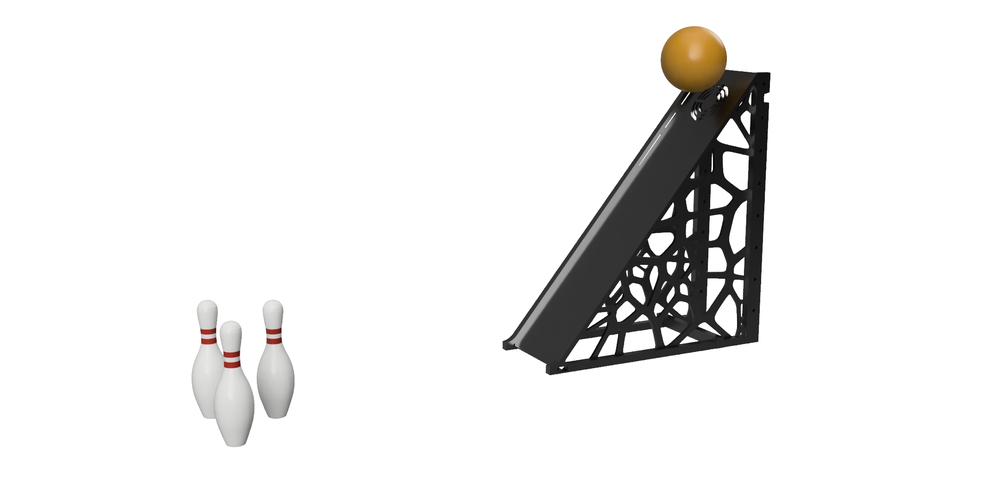
#> input picture Ensamblado_2026-Feb-27_07-56-40PM-000_CustomizedView25278896554.png, 1000 x 501 px, shrunk from 2160 x 1082 before the run
$ python -i ball_detector.py   (imports and definitions only)
#> lines starting #> are read from the running program, lines starting #| are printed output that depends on the picture; after the words box and inside, x2 and y2 are one past the last pixel; in counts of white or black regions, pixels touching at a corner belong together
#> further down, picture is the input picture: shape (501, 1000, 3); mean B, G, R 236.1, 236.7, 237.1
import cv2
import numpy as np

MIN_RADIUS = 10


def detect_ball(frame):
    """Return {'center', 'radius', 'bbox'} for the biggest circular blob, or None."""
    gray = cv2.cvtColor(frame, cv2.COLOR_BGR2GRAY)
    blur = cv2.GaussianBlur(gray, (11, 11), 0)
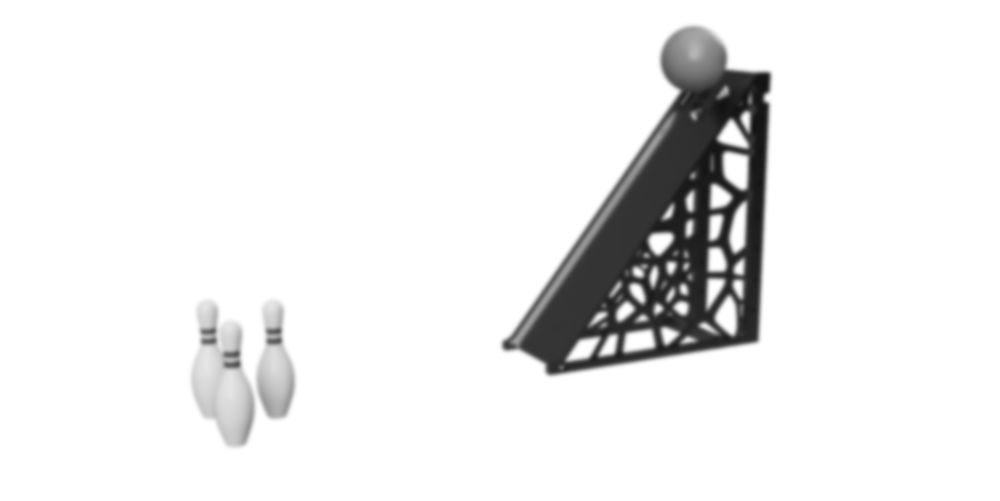
#> blur: shape (501, 1000); min 17, max 255, mean 236.7
    _, bw = cv2.threshold(blur, 127, 255, cv2.THRESH_BINARY_INV)
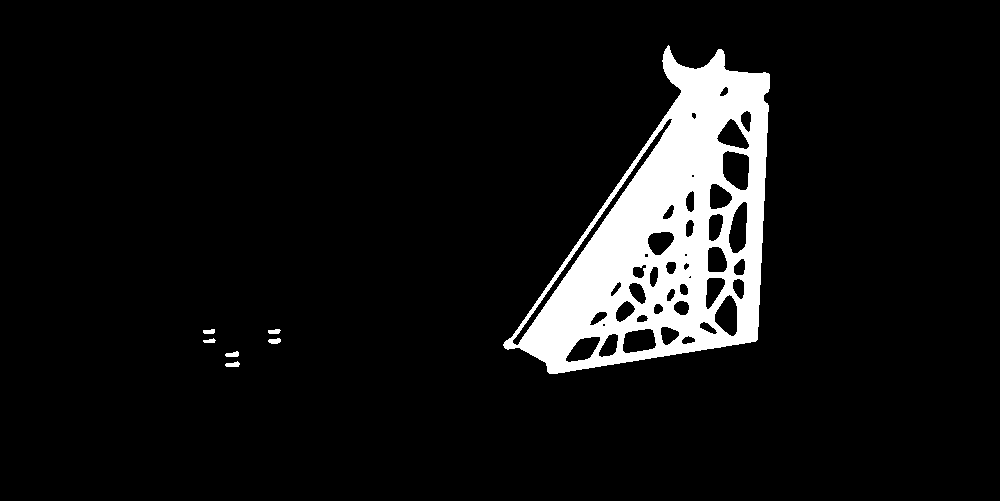
#> bw: shape (501, 1000); 7.8% white; 7 white regions

    cnts, _ = cv2.findContours(bw, cv2.RETR_EXTERNAL, cv2.CHAIN_APPROX_SIMPLE)
#> cnts = 7 contours; box (x1, y1, x2, y2) and area: (503, 45, 770, 374) 48288, (225, 361, 240, 367) 46, (225, 351, 239, 357) 45, (268, 338, 281, 344) 44, (268, 329, 281, 334) 38, (203, 329, 215, 334) 36, (203, 338, 216, 343) 29
    if not cnts:
        return None

    c = max(cnts, key=cv2.contourArea)
#> c = contour of 383 points, box (x1, y1, x2, y2) (503, 45, 770, 374), area 48288
    area = cv2.contourArea(c)
#> area = 48287.5
    perim = cv2.arcLength(c, True)
#> perim = 1096
    if perim == 0 or area < np.pi * MIN_RADIUS ** 2:
        return None
    if 4 * np.pi * area / perim ** 2 < 0.4:          # circularity check
        return None

    (cx, cy), r = cv2.minEnclosingCircle(c)
#> cx = 636.5; cy = 210.5; r = 190.3
    if r < MIN_RADIUS:
        return None

    return {'center': (int(cx), int(cy)), 'radius': int(r), 'bbox': cv2.boundingRect(c)}


def draw_ball(frame, det, color=(0, 255, 0)):
    if det:
        cv2.circle(frame, det['center'], det['radius'], color, 2)
        cv2.circle(frame, det['center'], 3, color, -1)

>>> import cv2
>>> picture = cv2.imread('../Ensamblado_2026-Feb-27_07-56-40PM-000_CustomizedView25278896554.png')
>>> result = detect_ball(picture)
#> result = {'center': (636, 210), 'radius': 190, 'bbox': (503, 45, 267, 329)}
